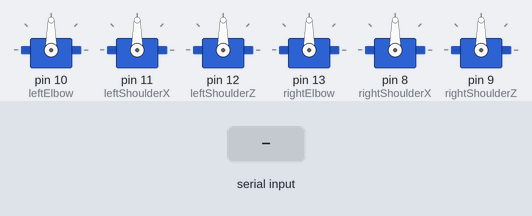
The sketch below on a simulated Arduino Uno, built with avr-gcc and run on an emulated ATmega328P. On the bench: 6 × servo. Inputs (shaded band) come from the test bench. What the sketch prints to the serial monitor is not drawn.

Above: at 1.2 s.
1.3 s: "1" received over Serial
At 2.6 s:
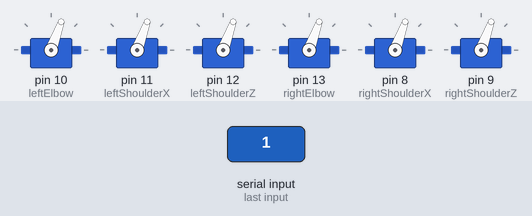
2.9 s: "2" received over Serial
At 3.9 s:
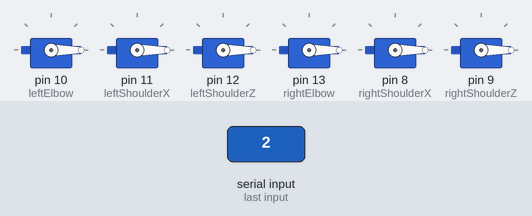
4.5 s: "3" received over Serial
At 5.2 s:
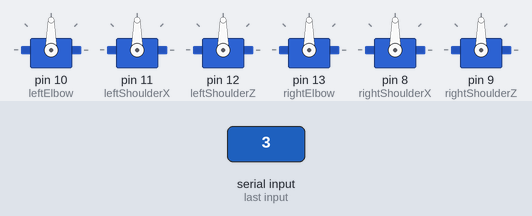
Timing chart, 0 to 7.5 s (numbered marks = the images above; inputs shaded):
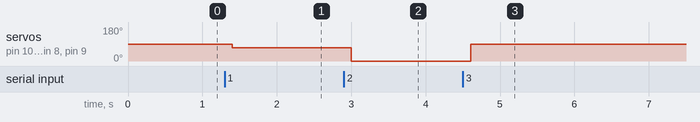

Measured:
- after the input at 1.3 s, servo on pin 10 (leftElbow), servo on pin 11 (leftShoulderX), servo on pin 12 (leftShoulderZ), servo on pin 13 (rightElbow), servo on pin 8 (rightShoulderX), servo on pin 9 (rightShoulderZ): 90° → 70° after 0.10 s
- after the input at 2.9 s, servo on pin 10 (leftElbow), servo on pin 11 (leftShoulderX), servo on pin 12 (leftShoulderZ), servo on pin 13 (rightElbow), servo on pin 8 (rightShoulderX), servo on pin 9 (rightShoulderZ): 70° → 0° after 0.10 s
- after the input at 4.5 s, servo on pin 10 (leftElbow), servo on pin 11 (leftShoulderX), servo on pin 12 (leftShoulderZ), servo on pin 13 (rightElbow), servo on pin 8 (rightShoulderX), servo on pin 9 (rightShoulderZ): 0° → 90° after 0.10 s

The sketch:

moveAllMotors.ino
```cpp
// Servo Motor Control
#include <Servo.h>

char blueVal;
int leftElbowAngle = 10;
int rightElbowAngle= 20;
int leftShoulderXAngle = 30;
int rightShoulderXAngle= 40;
int leftShoulderZAngle=50;
int rightShoulderZAngle=60;
int pos = 0;

Servo leftElbow; //L3
Servo leftShoulderX;//L1
Servo leftShoulderZ; // L2
Servo rightElbow; // R3
Servo rightShoulderX;
Servo rightShoulderZ;

// Void Setup
void setup(){
 leftElbow.attach(10);
 leftShoulderX.attach(11);
 leftShoulderZ.attach(12);
 rightElbow.attach(13); // R3
 rightShoulderX.attach(8); //R1
 rightShoulderZ.attach(9); //R2
 Serial.begin(115200);
}

// Void Loop
void loop(){
  Serial.println("Bluetooth");
  blueVal = Serial.read();
  Serial.println(blueVal); // Default val = ÿ

   if (blueVal == '1'){
      // Go Home
      homePose();
      Serial.println("Home");
      delay(1000);
   }
   else if (blueVal == '2'){
      // Move Servos to specified angles
      //moveServos(leftElbowAngle, leftShoulderXAngle, leftShoulderZAngle, rightElbowAngle, rightShoulderXAngle, rightShoulderZAngle);
      moveServos(0,0,0,0,0,0);

      Serial.println("Move");
      delay(1000);
   }
   else if (blueVal == '3'){
      // Move Servos to specified angles
      moveServos(90,90,90,90,90,90);
      Serial.println("Movement 3");
      delay(1000);
   }
   else {
    delay(200);
   }
}

// Home Position
int homePose(){
  pos = 70;
  leftElbow.write(pos);
  rightElbow.write(pos);
  leftShoulderX.write(pos);
  rightShoulderX.write(pos);
  leftShoulderZ.write(pos);
  rightShoulderZ.write(pos);
}

// Move Servo to Angles
int moveServos(int LEA, int LSAX, int LSAZ, int REA, int RSAX, int RSAZ){

      leftElbow.write(LEA);

      rightElbow.write(REA);

      leftShoulderX.write(LSAX);

      rightShoulderX.write(RSAX);

      leftShoulderZ.write(LSAZ);

      rightShoulderZ.write(RSAZ);
}
```
